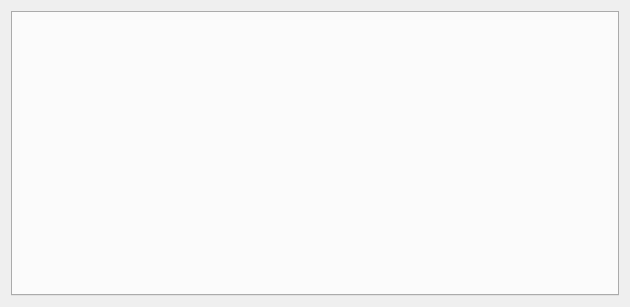
<?xml version="1.0" encoding="UTF-8"?>
<ui version="4.0">
 <class>SAKMoreSettingsWidget</class>
 <widget class="QWidget" name="SAKMoreSettingsWidget">
  <property name="geometry">
   <rect>
    <x>0</x>
    <y>0</y>
    <width>630</width>
    <height>307</height>
   </rect>
  </property>
  <property name="windowTitle">
   <string>更多设置</string>
  </property>
  <layout class="QGridLayout" name="gridLayout">
   <item row="0" column="0">
    <widget class="QTabWidget" name="tabWidget">
     <property name="currentIndex">
      <number>-1</number>
     </property>
    </widget>
   </item>
  </layout>
 </widget>
 <resources/>
 <connections/>
</ui>
